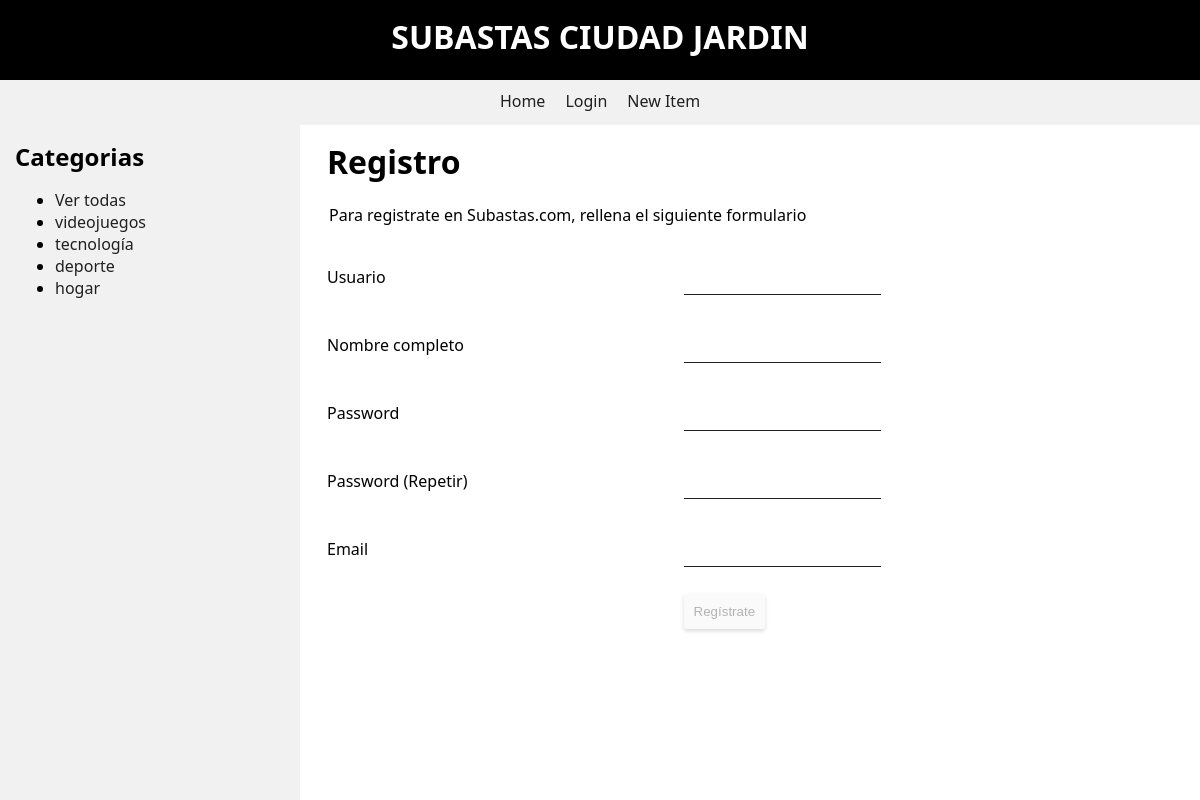
Page /views/register.php on the committed database.
### tables this page shows
CREATE TABLE IF NOT EXISTS `categoria` (
  `id` int(11) NOT NULL AUTO_INCREMENT,
  `categoria` varchar(30) NOT NULL,
  PRIMARY KEY (`id`)
);

### db/model.php (called while the page is built, shortened)
<?php
function getCategories($conn)
{
    $sql = "SELECT * FROM CATEGORIA";
    $query = mysqli_query($conn, $sql);
    $result = [];
    while ($category = mysqli_fetch_assoc($query)) {
        $result[] = $category;
    }
    return $result;
}

### views/bar.php (the view)
<h2>Categorias</h2>
<?php
    echo "<ul>";
    if($conn) {
        $categories = getCategories($conn);
        $categoryIndex = isset($categoryIndex) ? $categoryIndex : "";
        if(count($categories))
            echo "<li><a ".($categoryIndex == "all" ? "class='selected'": "")." href='" . BASE_ROUTE . "/views/index.php?category=all'>Ver todas</a></li>";
        foreach ($categories as $category) {
            $class = ($category['id'] == $categoryIndex) ? "class='selected'" : "" ;
            echo "<li><a ".$class." href='" . BASE_ROUTE . "/views/index.php?category=".$category['id']."'>".$category['categoria']."</a></li>";
        }
    }
    echo "</ul>";
?>

### styles/master.css (style rules this page uses)
:root { --font : 'Segoe UI', Tahoma, Geneva, Verdana, sans-serif; --smooth-shadow : 0px 2px 4px rgba(0,0,0,.15); --lite-shadow: 0px 2px 4px rgba(0,0,0,.05); --error-color : #fa2000; --accent-color : dodgerblue; --white : #fff; --black : #000; --elegant-black : #202020; --shutdown-black : #404040; --lightgray : #f1f1f1; }
body { font-family: var(--font); margin: 0; }
a { text-decoration: none; color: var(--elegant-black); transition: .25s; }
#bar li { height: auto; }
#bar h2 { margin: 0; }

### rows in the picture
categoria: categoria "videojuegos"
categoria: categoria "tecnología"
categoria: categoria "deporte"
categoria: categoria "hogar"

### other values in the picture
FORUM_TITLE "Subastas.com"
